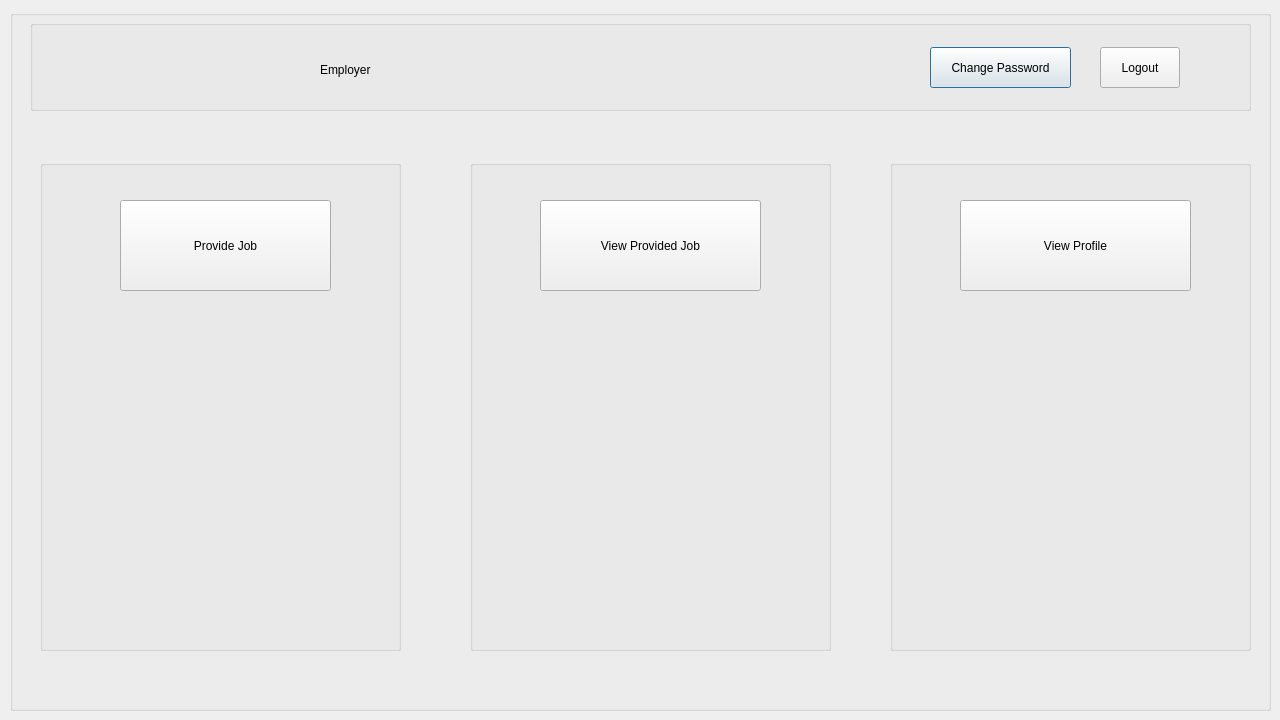
<?xml version="1.0" encoding="UTF-8"?>
<ui version="4.0">
 <class>employer</class>
 <widget class="QDialog" name="employer">
  <property name="geometry">
   <rect>
    <x>0</x>
    <y>0</y>
    <width>1280</width>
    <height>720</height>
   </rect>
  </property>
  <property name="windowTitle">
   <string>Dialog</string>
  </property>
  <widget class="QGroupBox" name="groupBox_a">
   <property name="geometry">
    <rect>
     <x>10</x>
     <y>10</y>
     <width>1261</width>
     <height>701</height>
    </rect>
   </property>
   <property name="title">
    <string/>
   </property>
   <widget class="QGroupBox" name="groupBox_2">
    <property name="geometry">
     <rect>
      <x>20</x>
      <y>10</y>
      <width>1221</width>
      <height>91</height>
     </rect>
    </property>
    <property name="title">
     <string/>
    </property>
    <widget class="QPushButton" name="pushButton_cpemp">
     <property name="geometry">
      <rect>
       <x>900</x>
       <y>27</y>
       <width>141</width>
       <height>41</height>
      </rect>
     </property>
     <property name="text">
      <string>Change Password</string>
     </property>
    </widget>
    <widget class="QPushButton" name="pushButton_logout">
     <property name="geometry">
      <rect>
       <x>1070</x>
       <y>27</y>
       <width>80</width>
       <height>41</height>
      </rect>
     </property>
     <property name="text">
      <string>Logout</string>
     </property>
    </widget>
    <widget class="QLabel" name="label_employer">
     <property name="geometry">
      <rect>
       <x>290</x>
       <y>29</y>
       <width>331</width>
       <height>41</height>
      </rect>
     </property>
     <property name="text">
      <string>Employer</string>
     </property>
    </widget>
    <widget class="QLabel" name="label_jhlogo">
     <property name="geometry">
      <rect>
       <x>140</x>
       <y>10</y>
       <width>111</width>
       <height>71</height>
      </rect>
     </property>
     <property name="text">
      <string/>
     </property>
    </widget>
   </widget>
   <widget class="QGroupBox" name="groupBox_sj">
    <property name="geometry">
     <rect>
      <x>30</x>
      <y>150</y>
      <width>361</width>
      <height>491</height>
     </rect>
    </property>
    <property name="title">
     <string/>
    </property>
    <widget class="QPushButton" name="pushButton_pj">
     <property name="geometry">
      <rect>
       <x>80</x>
       <y>40</y>
       <width>211</width>
       <height>91</height>
      </rect>
     </property>
     <property name="text">
      <string>Provide Job</string>
     </property>
    </widget>
    <widget class="QLabel" name="label_pj">
     <property name="geometry">
      <rect>
       <x>16</x>
       <y>160</y>
       <width>331</width>
       <height>321</height>
      </rect>
     </property>
     <property name="text">
      <string/>
     </property>
    </widget>
   </widget>
   <widget class="QGroupBox" name="groupBox_aj">
    <property name="geometry">
     <rect>
      <x>460</x>
      <y>150</y>
      <width>361</width>
      <height>491</height>
     </rect>
    </property>
    <property name="title">
     <string/>
    </property>
    <widget class="QPushButton" name="pushButton_vpj">
     <property name="geometry">
      <rect>
       <x>70</x>
       <y>40</y>
       <width>221</width>
       <height>91</height>
      </rect>
     </property>
     <property name="text">
      <string>View Provided Job</string>
     </property>
    </widget>
    <widget class="QLabel" name="label_vpj">
     <property name="geometry">
      <rect>
       <x>16</x>
       <y>151</y>
       <width>331</width>
       <height>331</height>
      </rect>
     </property>
     <property name="text">
      <string/>
     </property>
    </widget>
   </widget>
   <widget class="QGroupBox" name="groupBox_vp">
    <property name="geometry">
     <rect>
      <x>880</x>
      <y>150</y>
      <width>361</width>
      <height>491</height>
     </rect>
    </property>
    <property name="title">
     <string/>
    </property>
    <widget class="QPushButton" name="pushButton_vpemp">
     <property name="geometry">
      <rect>
       <x>70</x>
       <y>40</y>
       <width>231</width>
       <height>91</height>
      </rect>
     </property>
     <property name="text">
      <string>View Profile</string>
     </property>
    </widget>
    <widget class="QLabel" name="label_vp">
     <property name="geometry">
      <rect>
       <x>10</x>
       <y>150</y>
       <width>341</width>
       <height>331</height>
      </rect>
     </property>
     <property name="text">
      <string/>
     </property>
    </widget>
   </widget>
  </widget>
 </widget>
 <resources/>
 <connections/>
</ui>
